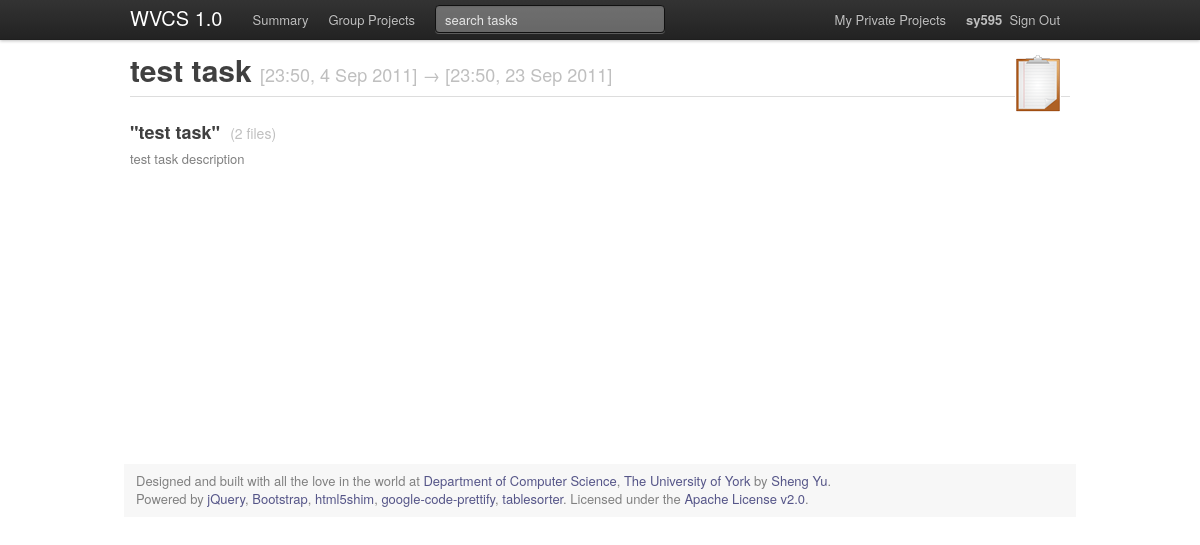
Page /task_info.php?t=1 (signed in) on the committed database.
### tables this page shows
CREATE TABLE IF NOT EXISTS `task` (
  `tid` int(8) NOT NULL AUTO_INCREMENT COMMENT 'ID of the task',
  `pid` int(8) NOT NULL COMMENT 'ID of project which the task belong to',
  `uid` int(8) NOT NULL COMMENT 'ID of user which responsible to',
  `name` varchar(500) NOT NULL COMMENT 'task name',
  `predecessor` int(8) DEFAULT NULL COMMENT 'ID of predecessor task',
  `priority` int(1) NOT NULL DEFAULT '1' COMMENT 'task priority',
  `start` datetime DEFAULT NULL COMMENT 'start time',
  `end` datetime DEFAULT NULL COMMENT 'due time',
  `lock` int(1) NOT NULL DEFAULT '0' COMMENT 'status of locked or not',
  `description` varchar(8000) DEFAULT NULL COMMENT 'description',
  PRIMARY KEY (`tid`)
);

### libraries/general.lib.php (called while the page is built, shortened)
<?php
function connectdb_read()
{
	global $db_server;
	global $db_name;
	global $db_username_read;
	global $db_password_read;
	if (@mysql_connect("$db_server", "$db_username_read",
		"$db_password_read"))
		if ($result=@mysql_select_db("$db_name"))
			return TRUE;
	return FALSE;
}
function array_isset($array){
	if (count($array)>=1){
		return true;
	}
	else {
		return false;
	}
}
function db_query($query) {
	if (substr($query, 0, 6) == 'SELECT') {
		if (connectdb_read()) {
			$db_result = mysql_query($query);
		    $i=0;
			$data_array = array();
			while($data_array_line = mysql_fetch_array($db_result)) {
				$data_array[$i] = $data_array_line;
				$i++;
    		}
			return $data_array;
		}
		else {
			error('database connection error (r) ' . mysql_error());
		}
	}
}
function time_uk($time_db) {
	$time_d = date('j', strtotime($time_db));
	$time_m = date('M', strtotime($time_db));
	$time_y = date('Y', strtotime($time_db));
	$time_h = date('G', strtotime($time_db));
	$time_min = date('i', strtotime($time_db));
	$time_uk=$time_h.':'.$time_min.', '.$time_d.' '.$time_m.' '.$time_y;
	return $time_uk;
}
function file_name(){
	$url = $_SERVER['PHP_SELF'];
	$filename= substr( $url , strrpos($url , '/')+1 );
	return $filename;
}
?>

### libraries/project.lib.php (called while the page is built, shortened)
<?php
function fetch_file_change($fid){
	$sql='SELECT * FROM file_change WHERE fid='.$fid.' ORDER BY time DESC';
	$db_array=db_query($sql);
	if (!array_isset($db_array)){
		return FALSE;
	}
	else{
		return $db_array;
	}
}
function fetch_task($tid){
	$sql='SELECT * FROM task WHERE tid='.$tid.' ORDER BY end DESC';
	$db_array=db_query($sql);
	if (!array_isset($db_array)){
		return FALSE;
	}
	else{
		return $db_array;
	}
}
function fetch_task_file ($tid){
	$sql='SELECT fid FROM file WHERE tid='.$tid.' ORDER BY fid DESC';
	$db_array_fid=db_query($sql);
	if (!array_isset($db_array_fid)){
		return FALSE;
	}
	else{
		$file_count=count($db_array_fid);
		for ($i = 0; $i < $file_count; $i++) {
			$db_array_file=fetch_file_change($db_array_fid[$i]['fid']);
			$db_array_file_change[$i]=$db_array_file[0];
		}
		return $db_array_file_change;
	}
}
?>

### config.inc.php (called while the page is built, shortened)
<?php
$db_server = 'localhost';
$db_name = 'wvcs';
$db_username_read = 'root';
$db_password_read = '';
?>

### task_info.php (the view, shortened to what this page needs)
<?php
include 'libraries/initial.inc.php';
include 'libraries/project.lib.php';
if(isset($_GET['t'])){
	$t=$_GET['t'];
}
else{
	$t=0;
}
if(fetch_task_history($t)==FALSE or fetch_task($t)==FALSE){
}
else{
	$db_array_task=fetch_task($t);
	$db_array_task_file=fetch_task_file($t);
	$task_name=$db_array_task[0]['name'];
	$task_start=time_uk($db_array_task[0]['start']);
	$task_end=time_uk($db_array_task[0]['end']);
	$page_title=$task_name;
	$page_title_sub="[".$task_start."] &rarr; [".$task_end."]";
	$file_number=count($db_array_task_file);
	if ($file_number<=1){
		$version_label_file="file";
	}
	else {
		$version_label_file="files";
	}
}
include 'style/header.inc.php';
?>
<?php
if(fetch_task_file($t)==FALSE){
	?>
	<div class="alert-message error">
        <a class="close" href="<?php echo $after_login_redirect; ?>">×</a>
        <p><strong>Oops!</strong> File related to this task not exist or have not any changes, please create before use.</p>
    </div>
	<?php ;
}
else{
	?>
	<h3 class="underline"><?php echo '"'.$task_name;?>"&nbsp;&nbsp;<small>(<?php echo $file_number." ".$version_label_file;?>)</small></h3>
	<p><?php echo $db_array_task[0]['description']; ?></p>
<?php
}
?>
<?php
include 'style/footer.inc.php';
?>

### libraries/style.lib.php (shortened to what this page needs)
<?php
function active($active_string) {
	$name=file_name();
	if ($active_string=="private" and isset($_GET['private'])) {
		echo ' class="active"';
	}
	elseif ($active_string == $name) {
		echo ' class="active"';
	}
	elseif (($name=="project.php" or $name=="task.php" or $name=="file.php" or $name=="directory.php" or $name=="project_list.php") and $active_string == "project") {
		echo ' class="active"';
	}
}
function right_align(){
	if (isset($_SESSION ["user"] ["uid"])){
		echo '<a href="login_check.php?logout=1"><strong>'.$_SESSION ["user"] ["name_nickname"].'</strong>&nbsp;&nbsp;Sign Out</a>';
	}
	else{
		echo '<a href="login.php">Sign In</a>';
	}
}
function page_title($title_cat){
	global $system_name;
	global $system_name_short;
	global $page_title;
	global $page_title_sub;
	$output='';
	if ($title_cat=='html'){
		if (isset($page_title) && isset($page_title_sub)){
			$output=$page_title.' - '.$page_title_sub;
		}
		elseif (isset($_GET['f'])){
			$output='file name - task name';
		}
		elseif (isset($_GET['d'])){
			$output='directory name - task name';
		}
		elseif (isset($_GET['t'])){
			$output='task name - project name';
		}
		elseif (isset($_GET['p'])){
			$output='project name by due date';
		}
		else{
			$output=$system_name;
		}
	}
	elseif ($title_cat=='main'){
		if (isset($page_title)){
			$output=$page_title;
		}
		elseif (isset($_GET['f'])){
			$output='file name';
		}
		elseif (isset($_GET['d'])){
			$output='directory name';
		}
		elseif (isset($_GET['t'])){
			$output='task name';
		}
		elseif (isset($_GET['p'])){
			$output='project name';
		}
		else{
			$output=$system_name;
		}
	}
	elseif ($title_cat=='sub'){
		if (isset($page_title_sub)){
			$output=$page_title_sub;
		}
		elseif (isset($_GET['f'])){
			$output='task name';
		}
		elseif (isset($_GET['d'])){
			$output='task name';
		}
		elseif (isset($_GET['t'])){
			$output='project';
		}
		elseif (isset($_GET['p'])){
			$output='by due date';
		}
		else{
			$output=$system_name_short;
		}
	}
	else {
		$output='error';
	}
	echo $output;
}
?>

### style/common.css (style rules this page uses)
body { padding-top: 52px; }

### rows in the picture
task: name "test task [23:50, 4 Sep 2011] → [23:50, 23 Sep 2011]", name "test task", description "test task description"

### other values in the picture
$system_name_short "WVCS"
$system_version "1.0"
$_SESSION ["user"] ["name_nickname"] "sy595"
$file_number "2"
$version_label_file "files"
